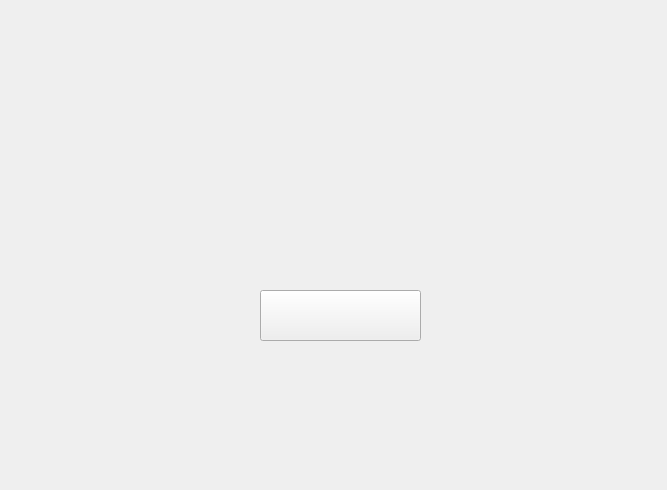
<?xml version="1.0" encoding="UTF-8"?>
<ui version="4.0">
 <class>LoginWindow</class>
 <widget class="QWidget" name="LoginWindow">
  <property name="geometry">
   <rect>
    <x>0</x>
    <y>0</y>
    <width>667</width>
    <height>490</height>
   </rect>
  </property>
  <property name="windowTitle">
   <string>Form</string>
  </property>
  <widget class="QPushButton" name="game_start_btn">
   <property name="geometry">
    <rect>
     <x>260</x>
     <y>290</y>
     <width>161</width>
     <height>51</height>
    </rect>
   </property>
   <property name="text">
    <string/>
   </property>
  </widget>
 </widget>
 <resources/>
 <connections/>
</ui>
